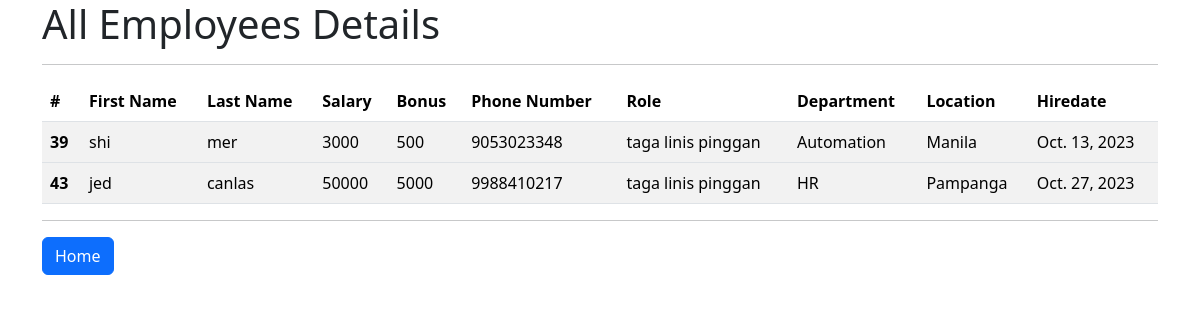
Page /all_emp (signed in) on the committed database.
### emp_app/models.py (models this page shows, shortened)
class Employee(models.Model):
    first_name = models.CharField(max_length=100, null=False)
    last_name = models.CharField(max_length=100)
    dept = models.ForeignKey(Department, on_delete=models.CASCADE)
    salary = models.IntegerField(default=0)
    bonus = models.IntegerField(default=0)
    role = models.ForeignKey(Role, on_delete=models.CASCADE)
    phone = models.IntegerField(default=0)
    hire_date = models.DateField()
    def __str__(self):
        return "%s %s %s" %(self.first_name, self.last_name, self.phone)

class Role(models.Model):
    name = models.CharField(max_length=100, null=False)

class Department(models.Model):
    name = models.CharField(max_length=100, null=False)
    location = models.CharField(max_length=100)

### emp_app/views.py (the view)
# urls.py: path('all_emp', views.all_emp, name='all_emp'),
@login_required
def all_emp(request):
    emps = Employee.objects.all()
    context = {
        'emps': emps
    }
    print(context)
    return render(request, 'view_all_emp.html', context)

### emp_app/templates/view_all_emp.html (shortened to what this page needs)
{% load static %}
<!DOCTYPE html>
<html lang="en">
<head>
    <link href="{% static 'css/bootstrap.css' %}" rel="stylesheet">
</head>
  <body>
  <div class="container">
    <h1>All Employees Details</h1>
      <hr>
      <table class="table table-striped table-striped">
  <thead>
    <tr>
      <th scope="col">#</th>
      <th scope="col">First Name</th>
      <th scope="col">Last Name</th>
      <th scope="col">Salary</th>
      <th scope="col">Bonus</th>
      <th scope="col">Phone Number</th>
      <th scope="col">Role</th>
      <th scope="col">Department</th>
      <th scope="col">Location</th>
      <th scope="col">Hiredate</th>
    </tr>
  </thead>
          {% for emp in emps %}
  <tbody>
    <tr>
      <th scope="row">{{ emp.id }}</th>
      <td>{{emp.first_name}}</td>
      <td>{{emp.last_name}}</td>
      <td>{{ emp.salary }}</td>
      <td>{{ emp.bonus }}</td>
      <td>{{ emp.phone}}</td>
      <td>{{ emp.role.name }}</td>
      <td>{{ emp.dept.name }}</td>
      <td>{{ emp.dept.location }}</td>
      <td>{{ emp.hire_date }}</td>
    </tr>
  </tbody>
          {% endfor %}
</table>
    <hr>
    <a class="btn btn-primary" href='/index' role="button">Home</a>
  </div>
  </body>
</html>

### rows in the picture
Employee: id "39", first_name "shi", last_name "mer", salary "3000", bonus "500", phone "9053023348", role.name "taga linis pinggan", dept.name "Automation", dept.location "Manila", hire_date "Oct. 13, 2023"
Employee: id "43", first_name "jed", last_name "canlas", salary "50000", bonus "5000", phone "9988410217", role.name "taga linis pinggan", dept.name "HR", dept.location "Pampanga", hire_date "Oct. 27, 2023"
